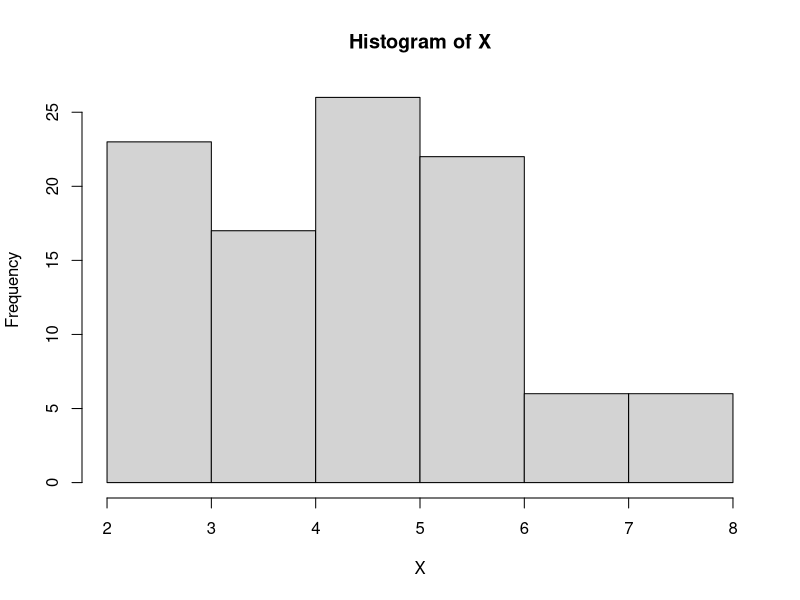
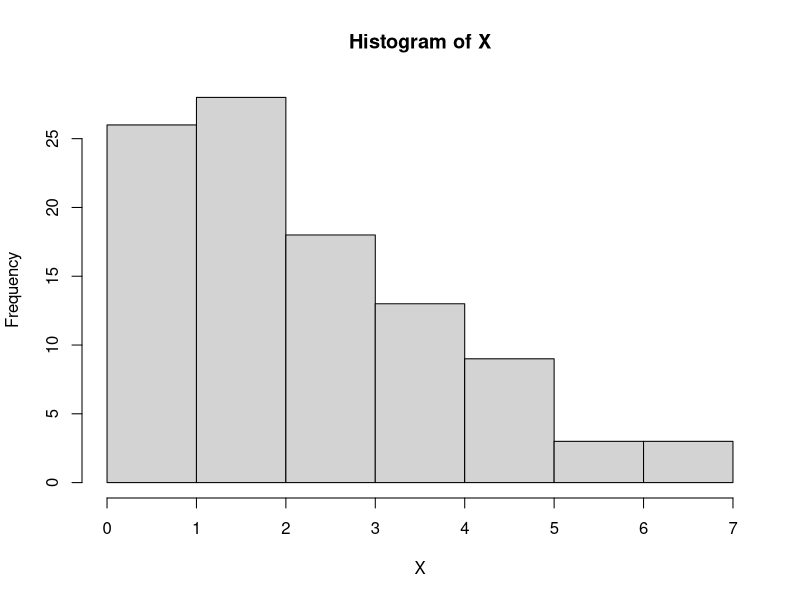
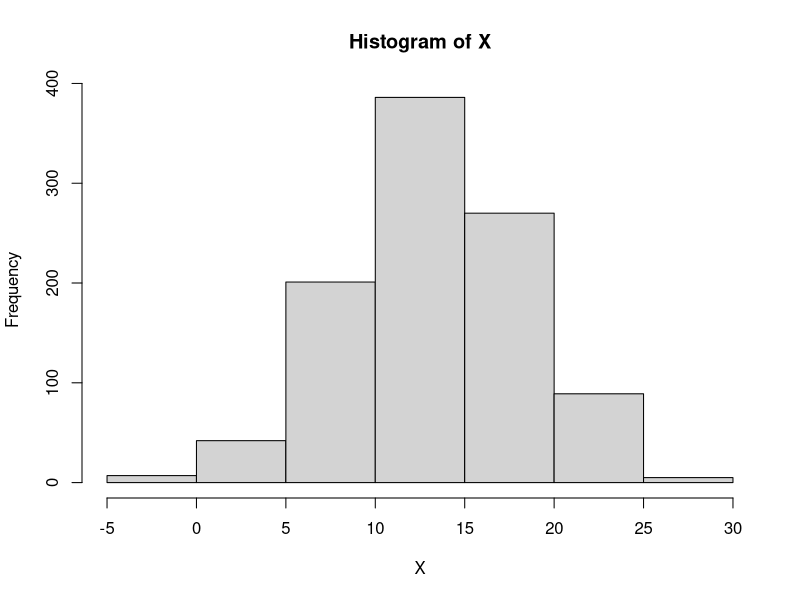
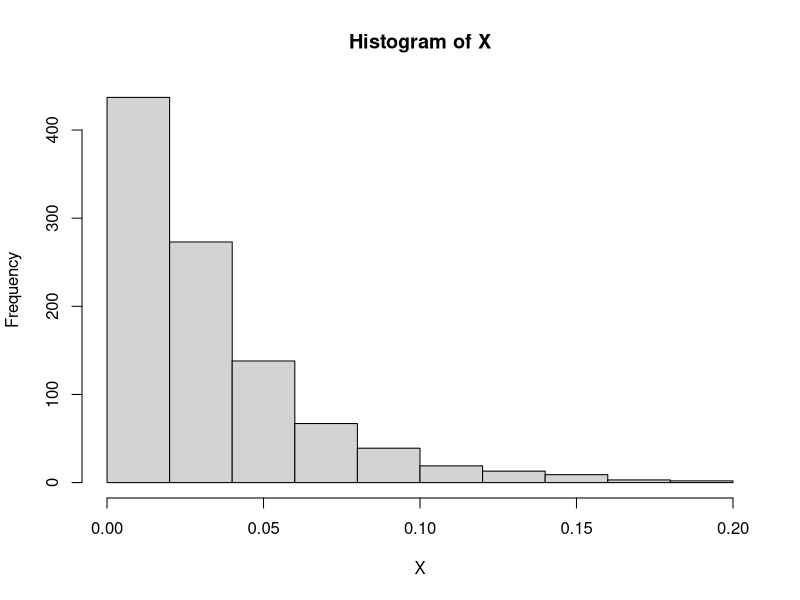
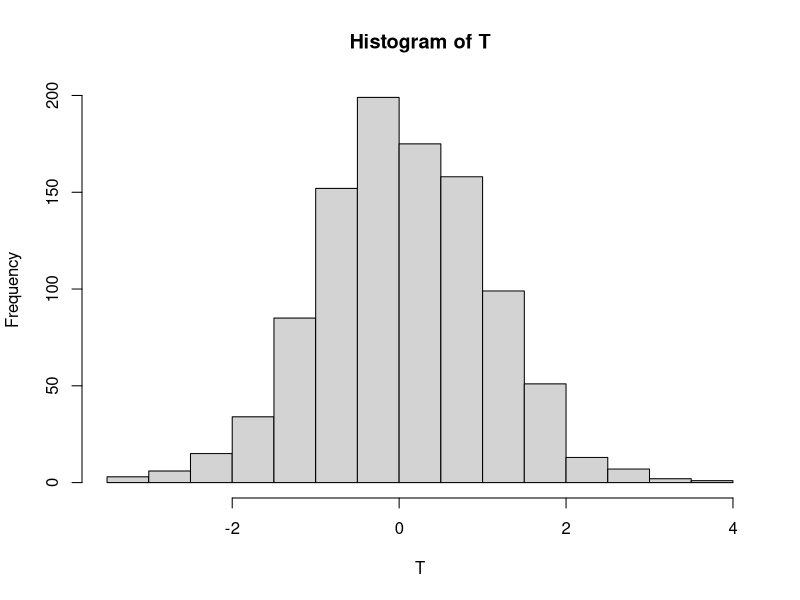
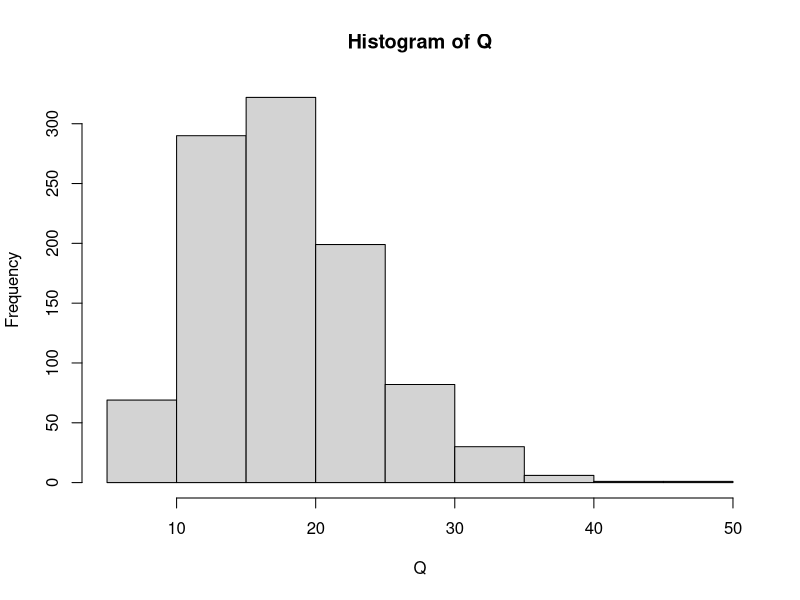
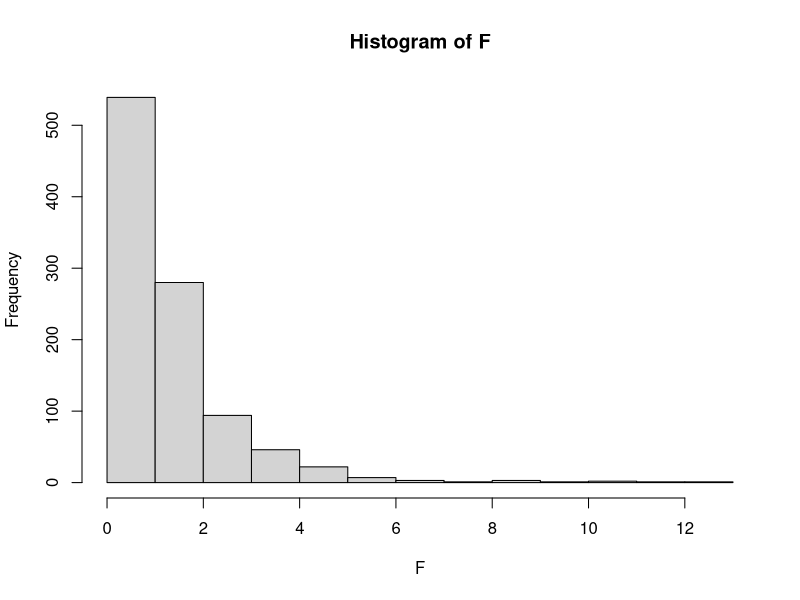
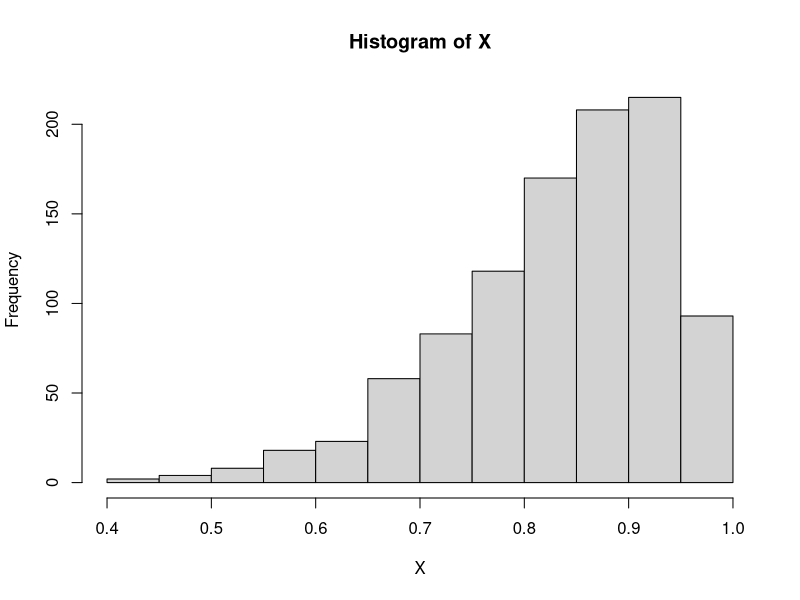

Source code (R) for these figures, in order:
X <- rbinom(50, 1, 0.3)
head(X)
mean(X)
var(X)

X <- rbinom(100, 10, 0.48)
head(X)
options(repr.plot.height=5, repr.plot.width=5)
hist(X)
mean(X)
var(X)

X <- rpois(100, 3)
head(X)
options(repr.plot.height=5, repr.plot.width=5)
hist(X)
mean(X)
var(X)

mu <- 13
sigma2 <- 5
X <- rnorm(1000, mu, sigma2)
options(repr.plot.height=5, repr.plot.width=5)
hist(X)

rate <- 30
X <- rexp(1000, rate)
options(repr.plot.height=5, repr.plot.width=5)
hist(X)

df <- 18
T <- rt(1000, 18)
options(repr.plot.height=5, repr.plot.width=5)
hist(T)

df <- 18
Q <- rchisq(1000, 18)
options(repr.plot.height=5, repr.plot.width=5)
hist(Q)

df1 <- 4
df2 <- 9
U1 <- rchisq(1000, df1)
U2 <- rchisq(1000, df2)
F <-(U1/df1)/(U2/df2)
options(repr.plot.height=5, repr.plot.width=5)
hist(F)

alpha <- 10
beta <- 2

X <- rbeta(1000, alpha, beta, ncp = 0)
options(repr.plot.height=5, repr.plot.width=5)
hist(X)


